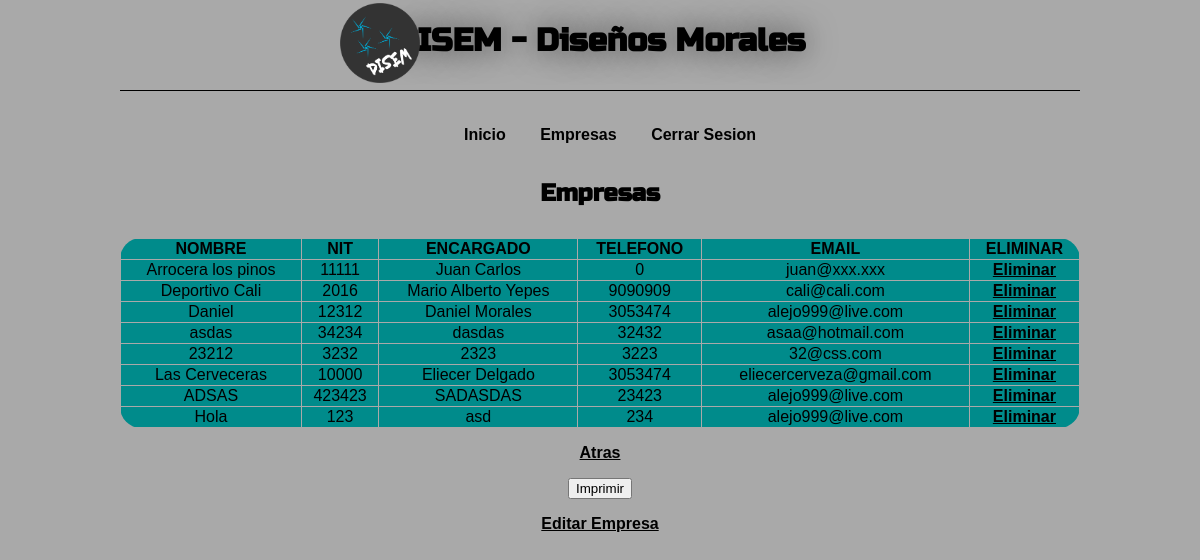
The page /mempresasa.php (signed in) on the database its author committed.
### tables this page shows
CREATE TABLE IF NOT EXISTS `empresas` (
  `id` int(11) NOT NULL,
  `empresa` varchar(30) NOT NULL,
  `nit` int(11) NOT NULL,
  `encargado` text NOT NULL,
  `telefono` int(11) NOT NULL,
  `email` varchar(30) NOT NULL
);

### mempresasa.php (the view, shortened to what this page needs)
<?php
	require('conexion2.php');
	$query="SELECT id, empresa, nit, encargado, telefono, email FROM empresas";
	$resultado=$mysqli->query($query);
?>
<!DOCTYPE html>
<html lang="es" xmlns="http://www.w3.org/1999/xhtml">
	<head>
		<link rel="stylesheet" type="text/css" href="css/hola.css">
	</head>
	<body>
		<div id="contenido">
			<header>
				<hgroup>
					<img src="imagenes/logo.png" width = "80"><h1>DISEM - Diseños Morales</h1>
				</hgroup>
				<nav>
				<ul>
					<li><a href="opciones.php">Inicio </a></li>
					<li><a href="empresasa.php">Empresas </a></li>
					<li><a href="cerrar_sesiona.php">Cerrar Sesion </a></li>
				</ul>
			</nav>
			</header>
			<section>
				<div id="textopr">
					<hgroup>
						<center><h1>Empresas</h1></center>
						<center><table border="1" width="100%">
			<thead>
				<tr>
					<td><center><b>NOMBRE</b></td></center>
					<td><center><b>NIT</b></td></center>
					<td><center><b>ENCARGADO</b></td></center>
					<td><center><b>TELEFONO</b></td></center>
					<td><center><b>EMAIL</b></td></center>
					<td><center><b>ELIMINAR</b></td></center>
				<tbody>
					<?php while($row=$resultado->fetch_assoc()){ ?>
						<tr>
							<td >
								<center><?php echo $row['empresa'];?></center>
							</td>
							<td>
								<center><?php echo $row['nit'];?></center>
							</td>
							<td>
								<center><?php echo $row['encargado'];?></center>
							</td>
							<td>
								<center><?php echo $row['telefono'];?></center>
							</td>
							<td>
								<center><?php echo $row['email'];?></center>
							</td>
							<td>
								<center><a href="eliminare.php?id=<?php echo $row['id'];?>">Eliminar</a></center>
							</td>
						</tr>
					<?php } ?>
				</tbody>
			</table><p>
					<center><a href="empresasa.php">Atras</a></p></center>
					<form>
					<center><input type='button' onclick='window.print();' value='Imprimir' /></center>
					</form> <p></p>
					<center><a href="editarea.php">Editar Empresa</a></p></center>
					</hgroup>
				</div>
			</section>
		</div>
	</body>
</html>

### css/hola.css (style rules this page uses)
body { background-color: #A9A9A9; font-family: sans-serif; }
#contenido { width: 960px; margin: 0 auto; text-align: center; }
h1 { margin-bottom: 30px; font-family: 'Russo One', sans-serif; }
header hgroup h1 { border-bottom: solid; padding-bottom: 30px; border-width: 1px; border-color: #000000; text-shadow: 0px 0px 30px rgba(0,0,0,0.5); }
nav ul li { display: inline-block; margin-bottom: 10px; margin-right: 20px; color: black; cursor: pointer; padding: 5px; transition:all 0.5s linear; -webkit-transition:all 0.5s linear; -moz-transition:all 0.5s linear; -o-transition:all 0.5s linear; }
nav ul li a { text-decoration: none; }
table { border: 1px solid black; border-collapse: collapse; border-radius: 15px 15px 15px 15px; -moz-border-radius: 21px 21px 21px 21px; -webkit-border-radius: 21px 21px 21px 21px; border: 1px solid #A9A9A9; background-color: #008B8B; }
a { color: #000000; font-weight: bold; }
img[src="imagenes/logo.png"] { position: absolute; left:340px; top: 3px; }

### rows shown on the page
empresas: empresa "Arrocera los pinos", nit "11111", encargado "Juan Carlos", telefono "0", email "juan@xxx.xxx"
empresas: empresa "Deportivo Cali", nit "2016", encargado "Mario Alberto Yepes", telefono "9090909", email "cali@cali.com"
empresas: empresa "Daniel", nit "12312", encargado "Daniel Morales", telefono "3053474", email "alejo999@live.com"
empresas: empresa "asdas", nit "34234", encargado "dasdas", telefono "32432", email "asaa@hotmail.com"
empresas: empresa "23212", nit "3232", encargado "2323", telefono "3223", email "32@css.com"
empresas: empresa "Las Cerveceras", nit "10000", encargado "Eliecer Delgado", telefono "3053474", email "eliecercerveza@gmail.com"
empresas: empresa "ADSAS", nit "423423", encargado "SADASDAS", telefono "23423", email "alejo999@live.com"
empresas: empresa "Hola", nit "123", encargado "asd", telefono "234", email "alejo999@live.com"
